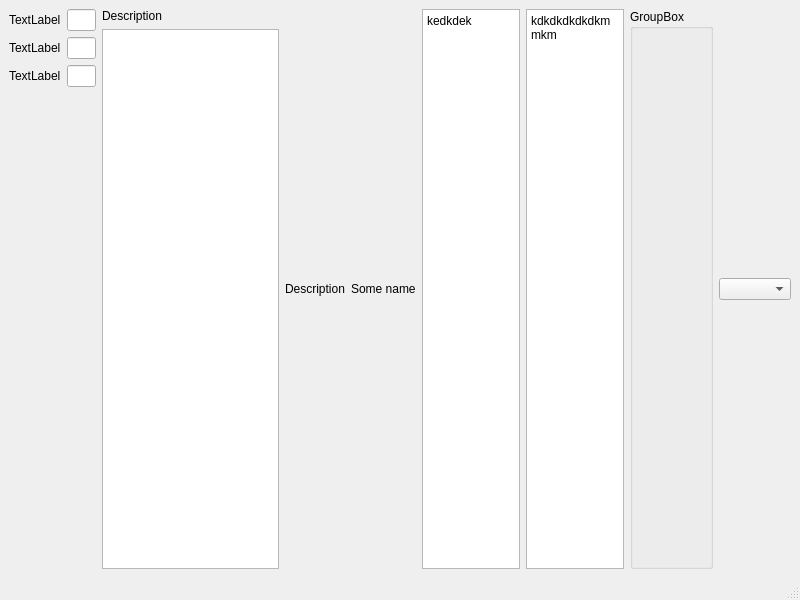
<?xml version="1.0" encoding="UTF-8"?>
<ui version="4.0">
 <class>MainWindow</class>
 <widget class="QMainWindow" name="MainWindow">
  <property name="geometry">
   <rect>
    <x>0</x>
    <y>0</y>
    <width>800</width>
    <height>600</height>
   </rect>
  </property>
  <property name="windowTitle">
   <string>MainWindow</string>
  </property>
  <widget class="QWidget" name="centralwidget">
   <layout class="QHBoxLayout" name="horizontalLayout_2">
    <item>
     <layout class="QHBoxLayout" name="horizontalLayout">
      <item>
       <layout class="QFormLayout" name="formLayout_2">
        <item row="0" column="0">
         <widget class="QLabel" name="label_5">
          <property name="text">
           <string>TextLabel</string>
          </property>
         </widget>
        </item>
        <item row="0" column="1">
         <widget class="QLineEdit" name="lineEdit"/>
        </item>
        <item row="1" column="0">
         <widget class="QLabel" name="label_4">
          <property name="text">
           <string>TextLabel</string>
          </property>
         </widget>
        </item>
        <item row="1" column="1">
         <widget class="QLineEdit" name="lineEdit_2"/>
        </item>
        <item row="2" column="0">
         <widget class="QLabel" name="label_6">
          <property name="text">
           <string>TextLabel</string>
          </property>
         </widget>
        </item>
        <item row="2" column="1">
         <widget class="QLineEdit" name="lineEdit_3"/>
        </item>
       </layout>
      </item>
      <item>
       <layout class="QVBoxLayout" name="verticalLayout_2">
        <item>
         <widget class="QLabel" name="label_3">
          <property name="text">
           <string>Description</string>
          </property>
         </widget>
        </item>
        <item>
         <widget class="QTextEdit" name="textEdit">
          <property name="verticalScrollBarPolicy">
           <enum>Qt::ScrollBarAsNeeded</enum>
          </property>
          <property name="horizontalScrollBarPolicy">
           <enum>Qt::ScrollBarAlwaysOff</enum>
          </property>
         </widget>
        </item>
       </layout>
      </item>
     </layout>
    </item>
    <item>
     <widget class="QLabel" name="label_2">
      <property name="text">
       <string>Description</string>
      </property>
     </widget>
    </item>
    <item>
     <widget class="QLabel" name="label">
      <property name="text">
       <string>Some name</string>
      </property>
     </widget>
    </item>
    <item>
     <widget class="QPlainTextEdit" name="plainTextEdit_2">
      <property name="plainText">
       <string>kedkdek</string>
      </property>
     </widget>
    </item>
    <item>
     <widget class="QPlainTextEdit" name="plainTextEdit">
      <property name="plainText">
       <string>kdkdkdkdkdkmmkm</string>
      </property>
     </widget>
    </item>
    <item>
     <widget class="QGroupBox" name="groupBox">
      <property name="title">
       <string>GroupBox</string>
      </property>
     </widget>
    </item>
    <item>
     <widget class="QComboBox" name="comboBox"/>
    </item>
   </layout>
  </widget>
  <widget class="QStatusBar" name="statusbar"/>
 </widget>
 <resources/>
 <connections/>
</ui>
